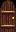

This is a level from a 2D game, rendered from its Tiled map with the project's own tilesets. A one-line summary and the complete map file follow:
An orthogonal 1x2 tile map with 16x16 px tiles, 3 tile layers (Back, Buildings, Front) and 1 object (TileData).

<map version="1.2" tiledversion="1.3.2" orientation="orthogonal" renderorder="right-down" compressionlevel="0" width="1" height="2" tilewidth="16" tileheight="16" infinite="0" nextlayerid="11" nextobjectid="12">
 <tileset firstgid="1" name="doors" tilewidth="16" tileheight="16" tilecount="36" columns="12">
  <image source="doors.png" width="192" height="48" />
 </tileset>
 <layer id="1" name="Back" width="1" height="2">
  <data encoding="csv">
0,
0
</data>
 </layer>
 <objectgroup id="2" name="Back" />
 <layer id="3" name="Buildings" width="1" height="2">
  <data encoding="csv">
0,
31
</data>
 </layer>
 <objectgroup id="4" name="Buildings">
  <object id="11" name="TileData" x="0" y="16" width="16" height="16">
   <properties>
    <property name="Action" value="Lua this farmhousewarp" />
    <property name="Lua_farmhousewarp" value="fhrprop = Luau.getMapProperty(&quot;FarmHouse&quot;,&quot;Entry&quot;) if fhrprop ~= &quot;&quot; then entry = {} entry.x,entry.y = fhrprop:match(&quot;(%d+).-(%d+)&quot;) else hu = Game1.MasterPlayer.houseUpgradeLevel.Value entry = hu &gt;=2 and {x=12, y=20} or hu==1 and {x=9,y=11} or {x=3,y=11} end Game1.warpFarmer(&quot;FarmHouse&quot;,tonumber(entry.x),tonumber(entry.y),false,1)" />
   </properties>
  </object>
 </objectgroup>
 <layer id="5" name="Front" width="1" height="2">
  <data encoding="csv">
19,
0
</data>
 </layer>
 <objectgroup id="6" name="Front" />
</map>
